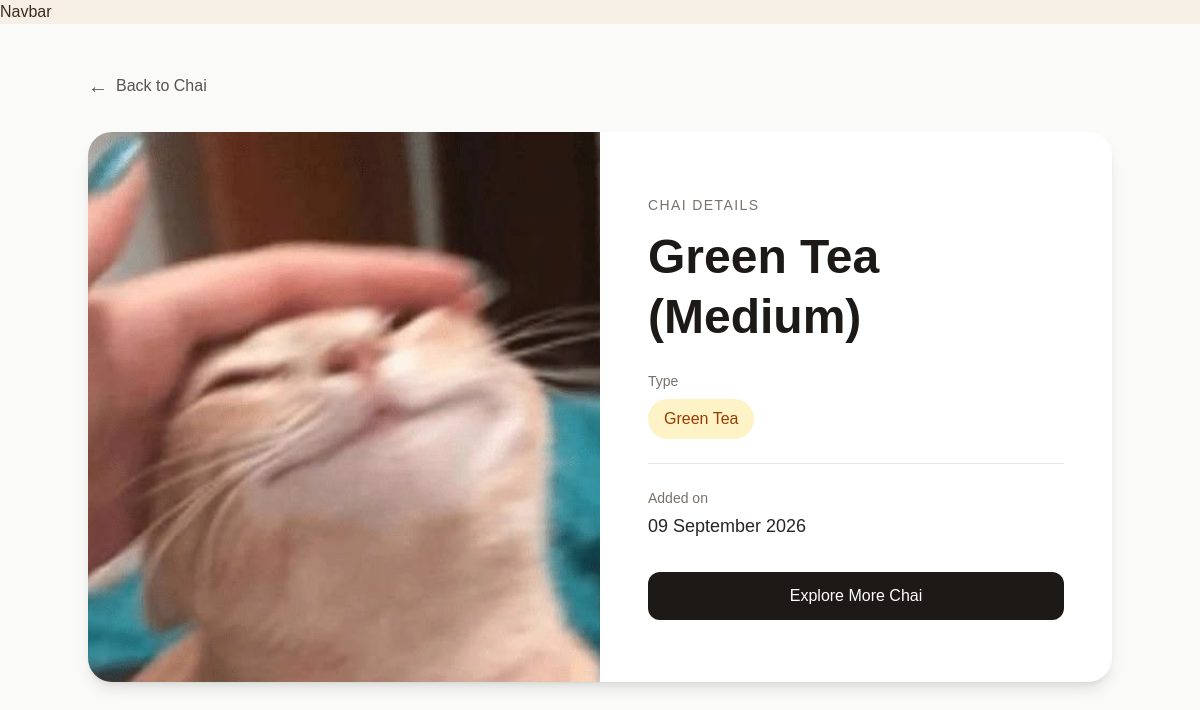
The page /chai/3/ on the database its author committed.
### chai/models.py (models this page shows, shortened)
class ChaiVariety(models.Model):
    CHAI_TYPE_CHOICES = [
        ('ML', 'Masala Chai'),
        ('GT', 'Green Tea'),
        ('BT', 'Black Tea'),
        ('HT', 'Herbal Tea'),
        ('OT', 'Oolong Tea'),
    ]
    name = models.CharField(max_length=100)
    image = models.ImageField(upload_to='chais/')
    date_added = models.DateTimeField(default=timezone.now)
    type = models.CharField(max_length=2, choices=CHAI_TYPE_CHOICES, default='ML')
    description = models.TextField(default="No description available.")

### chai/views.py (the view)
# urls.py: path('<int:chai_id>/', views.chai_detail, name='chai_detail'),
def chai_detail( request, chai_id) :
    chai = get_object_or_404(ChaiVariety, pk=chai_id)
    return render(request, 'chai/chai_detail.html', { 'chai': chai })

### chai/templates/chai/chai_detail.html (shortened to what this page needs)
{% extends 'layout.html' %}
{% block content %}
<div class="min-h-screen bg-stone-50 py-12 px-6">
    <div class="max-w-5xl mx-auto">
        <a href="/chai/"
           class="inline-flex items-center gap-2 mb-8 text-stone-600 hover:text-stone-900 font-medium transition">
            <span class="text-xl">←</span>
            Back to Chai
        </a>
        <div class="bg-white rounded-3xl shadow-lg overflow-hidden">
            <div class="grid grid-cols-1 md:grid-cols-2">
                <div class="bg-stone-100 h-[450px] md:h-[550px]">
                    {% if chai.image %}
                        <img
                            src="{{ chai.image.url }}"
                            alt="{{ chai.name }}"
                            class="w-full h-full object-cover"
                        >
                    {% else %}
                        <div class="w-full h-full flex items-center justify-center text-stone-400">
                            No image available
                        </div>
                    {% endif %}
                </div>
                <div class="p-8 md:p-12 flex flex-col justify-center">
                    <p class="text-sm uppercase tracking-widest text-stone-500 mb-3">
                        Chai Details
                    </p>
                    <h1 class="text-4xl md:text-5xl font-bold text-stone-900 leading-tight mb-6">
                        {{ chai.name }}
                    </h1>
                    <div class="mb-6">
                        <p class="text-sm text-stone-500 mb-2">
                            Type
                        </p>
                        <span class="inline-block bg-amber-100 text-amber-800 px-4 py-2 rounded-full font-medium">
                            {{ chai.get_type_display }}
                        </span>
                    </div>
                    <div class="border-t border-stone-200 pt-6 mb-8">
                        <p class="text-sm text-stone-500 mb-1">
                            Added on
                        </p>
                        <p class="text-lg font-medium text-stone-800">
                            {{ chai.date_added|date:"d F Y" }}
                        </p>
                    </div>
                    <a href="/chai/"
                       class="inline-flex items-center justify-center bg-stone-900 text-white px-6 py-3 rounded-xl font-medium hover:bg-stone-700 transition duration-200">
                        Explore More Chai
                    </a>
                </div>
            </div>
        </div>
    </div>
</div>
{% endblock %}

### static/style.css (style rules this page uses)
body { margin: 0; font-family: Arial, sans-serif; background-color: #f5efe6; color: #3d2b1f; }

### rows shown on the page
ChaiVariety: image (picture), name "Green Tea (Medium)", type "Green Tea", date_added "09 September 2026"
